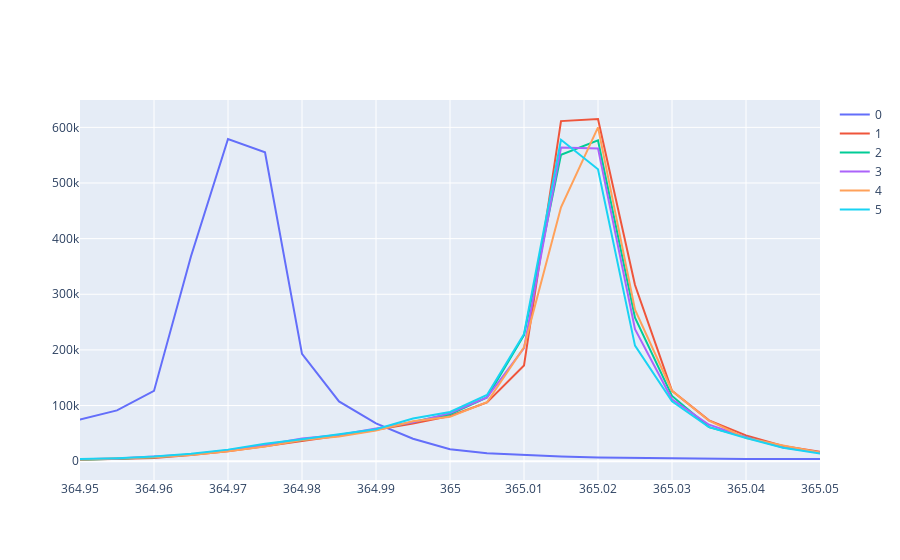

Source (notebook cell):
### Code cell
import numpy as np
import matplotlib.pyplot as plt
import pandas as pd
import plotly.express as px
import plotly.graph_objects as go

FileNames = [0]*6
for i in range(len(FileNames)):
    string = 'Default (%.0f)' %(i+76)
    FileNames[i] = [string]
    print(FileNames[i])

fig = go.Figure()

for j in range(len(FileNames)):

    df = pd.read_csv(FileNames[j][0])
    dataWheader = np.array(df)

    data = dataWheader[2::]
    Wavelength = [0]*len(data) 
    Count = [0]*len(data)
    MaxLoc = [0]*len(data)
    for i in range(len(data)):
        step_0 = str(data[i]).split('\\t')
        Wavelength[i] = float(step_0[0][2::])
        Count[i] = float(step_0[1][0:-2])
    
     # Add traces
    fig.add_trace(go.Scatter(x=Wavelength, y=Count,
                    mode='lines',
                    name='%.0f' %j))

#plt.legend()
#plt.xlim(364.85, 365.025)
#lgd = ax.legend(bbox_to_anchor=(1.1, 0.1))
#text = ax.text(-0.2,1.05, "Default25to35", transform=ax.transAxes) # CHANGE K_RANGE
#go.savefig('June18_recalibration2_cursor.png', bbox_extra_artists=(lgd, text), bbox_inches='tight')

fig['layout']['xaxis'].update(title='', range=[364.95, 365.05], dtick=0.01, autorange=False)
fig.show()
